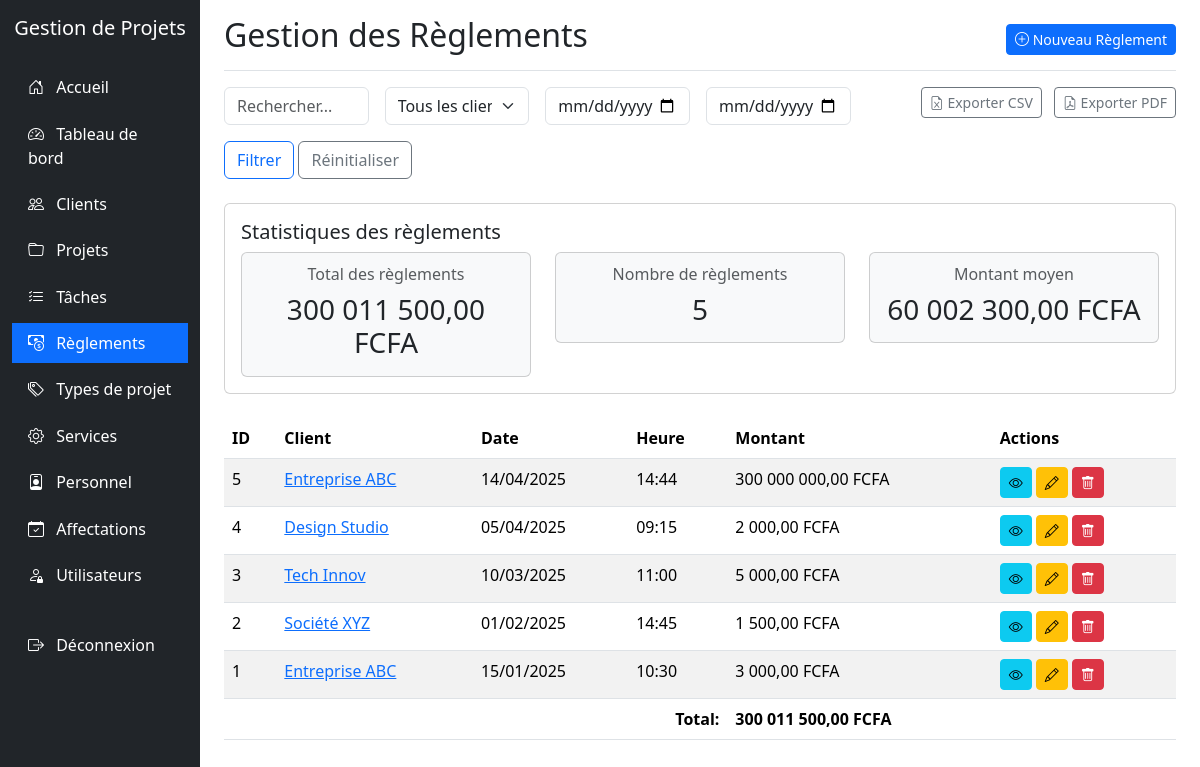
The app's page /reglements/index.php (signed in) with its own data.
### tables this page shows
CREATE TABLE IF NOT EXISTS `reglement` (
  `IdReglement` int NOT NULL AUTO_INCREMENT,
  `DateReglement` date DEFAULT NULL,
  `HeureReglement` time DEFAULT NULL,
  `MontantReglement` int DEFAULT NULL,
  `IdClient` int DEFAULT NULL,
  PRIMARY KEY (`IdReglement`),
  KEY `IdClient` (`IdClient`),
  CONSTRAINT `reglement_ibfk_1` FOREIGN KEY (`IdClient`) REFERENCES `client` (`IdClient`)
);

CREATE TABLE IF NOT EXISTS `client` (
  `IdClient` int NOT NULL AUTO_INCREMENT,
  `NomClient` varchar(255) NOT NULL,
  `AdresseClient` varchar(255) DEFAULT NULL,
  `EmailClient` varchar(255) DEFAULT NULL,
  `TelClient` varchar(255) DEFAULT NULL,
  PRIMARY KEY (`IdClient`)
);

### reglements/index.php (the view, shortened to what this page needs)
<?php
require_once '../config.php';
$search = isset($_GET['search']) ? $_GET['search'] : '';
$dateDebut = isset($_GET['dateDebut']) ? $_GET['dateDebut'] : '';
$dateFin = isset($_GET['dateFin']) ? $_GET['dateFin'] : '';
$where = [];
$whereClause = !empty($where) ? "WHERE " . implode(" AND ", $where) : "";
$sql = "SELECT r.*, c.NomClient
        FROM REGLEMENT r
        JOIN CLIENT c ON r.IdClient = c.IdClient
        $whereClause
        ORDER BY r.DateReglement DESC, r.HeureReglement DESC";
$result = mysqli_query($conn, $sql);
$totalSql = "SELECT SUM(MontantReglement) as total FROM REGLEMENT $whereClause";
$totalResult = mysqli_query($conn, $totalSql);
$totalMontant = mysqli_fetch_assoc($totalResult)['total'] ?: 0;
?>
<!DOCTYPE html>
<html lang="fr">
<head>
    <link href="../libs/bootstrap@5.3.0-alpha1/dist/css/bootstrap.min.css" rel="stylesheet">
    <link rel="stylesheet" href="../libs/bootstrap-icons-1.10.0/font/bootstrap-icons.css">
</head>
<body>
    <div class="container-fluid">
        <div class="row">
            <div class="col-md-3 col-lg-2 d-md-block sidebar collapse">
                <div class="position-sticky pt-3">
                    <div class="text-center mb-4">
                        <h5 class="text-white">Gestion de Projets</h5>
                    </div>
                    <ul class="nav flex-column">
                        <li class="nav-item">
                            <a class="nav-link" href="../index.php">
                                <i class="bi bi-house-door"></i> Accueil
                            </a>
                        </li>
                        <li class="nav-item">
                            <a class="nav-link" href="../dashboard/index.php">
                                <i class="bi bi-speedometer2"></i> Tableau de bord
                            </a>
                        </li>
                        <li class="nav-item">
                            <a class="nav-link" href="../clients/index.php">
                                <i class="bi bi-people"></i> Clients
                            </a>
                        </li>
                        <li class="nav-item">
                            <a class="nav-link" href="../projets/index.php">
                                <i class="bi bi-folder"></i> Projets
                            </a>
                        </li>
                        <li class="nav-item">
                            <a class="nav-link" href="../taches/index.php">
                                <i class="bi bi-list-check"></i> Tâches
                            </a>
                        </li>
                        <li class="nav-item">
                            <a class="nav-link active" href="../reglements/index.php">
                                <i class="bi bi-cash-coin"></i> Règlements
                            </a>
                        </li>
                        <li class="nav-item">
                            <a class="nav-link" href="../typesprojet/index.php">
                                <i class="bi bi-tags"></i> Types de projet
                            </a>
                        </li>
                        <li class="nav-item">
                            <a class="nav-link" href="../services/index.php">
                                <i class="bi bi-gear"></i> Services
                            </a>
                        </li>
                        <li class="nav-item">
                            <a class="nav-link" href="../personnel/index.php">
                                <i class="bi bi-person-badge"></i> Personnel
                            </a>
                        </li>
                        <li class="nav-item">
                            <a class="nav-link" href="../affectations/index.php">
                                <i class="bi bi-calendar-check"></i> Affectations
                            </a>
                        </li>
                        <?php if ($_SESSION['role'] == 'admin'): ?>
                        <li class="nav-item">
                            <a class="nav-link" href="../utilisateurs/index.php">
                                <i class="bi bi-person-lock"></i> Utilisateurs
                            </a>
                        </li>
                        <?php endif; ?>
                        <li class="nav-item mt-4">
                            <a class="nav-link" href="../logout.php">
                                <i class="bi bi-box-arrow-right"></i> Déconnexion
                            </a>
                        </li>
                    </ul>
                </div>
            </div>
            <div class="col-md-9 ms-sm-auto col-lg-10 px-md-4">
                <div class="d-flex justify-content-between flex-wrap flex-md-nowrap align-items-center pt-3 pb-2 mb-3 border-bottom">
                    <h1 class="h2">Gestion des Règlements</h1>
                    <div class="btn-toolbar mb-2 mb-md-0">
                        <a href="create.php" class="btn btn-sm btn-primary">
                            <i class="bi bi-plus-circle"></i> Nouveau Règlement
                        </a>
                    </div>
                </div>
                <div class="row mb-4">
                    <div class="col-md-8">
                        <form action="index.php" method="get" class="row g-3">
                            <div class="col-md-3">
                                <input type="text" name="search" class="form-control" placeholder="Rechercher..." value="<?php echo htmlspecialchars($search); ?>">
                            </div>
                            <div class="col-md-3">
                                <select name="client" class="form-select">
                                    <option value="">Tous les clients</option>
                                </select>
                            </div>
                            <div class="col-md-3">
                                <input type="date" name="dateDebut" class="form-control" placeholder="Date début" value="<?php echo $dateDebut; ?>">
                            </div>
                            <div class="col-md-3">
                                <input type="date" name="dateFin" class="form-control" placeholder="Date fin" value="<?php echo $dateFin; ?>">
                            </div>
                            <div class="col-md-12">
                                <button type="submit" class="btn btn-outline-primary">Filtrer</button>
                                <a href="index.php" class="btn btn-outline-secondary">Réinitialiser</a>
                            </div>
                        </form>
                    </div>
                    <div class="col-md-4 text-end">
                        <a href="export_csv.php<?php echo !empty($whereClause) ? '?' . http_build_query($_GET) : ''; ?>" class="btn btn-sm btn-outline-secondary me-2">
                            <i class="bi bi-file-earmark-excel"></i> Exporter CSV
                        </a>
                        <a href="export_pdf.php<?php echo !empty($whereClause) ? '?' . http_build_query($_GET) : ''; ?>" class="btn btn-sm btn-outline-secondary">
                            <i class="bi bi-file-earmark-pdf"></i> Exporter PDF
                        </a>
                    </div>
                </div>
                <div class="card mb-4">
                    <div class="card-body">
                        <h5 class="card-title">Statistiques des règlements</h5>
                        <div class="row">
                            <div class="col-md-4">
                                <div class="card bg-light">
                                    <div class="card-body text-center">
                                        <h6 class="card-subtitle mb-2 text-muted">Total des règlements</h6>
                                        <h3 class="card-text"><?php echo number_format($totalMontant, 2, ',', ' '); ?> FCFA</h3>
                                    </div>
                                </div>
                            </div>
                            <div class="col-md-4">
                                <div class="card bg-light">
                                    <div class="card-body text-center">
                                        <h6 class="card-subtitle mb-2 text-muted">Nombre de règlements</h6>
                                        <h3 class="card-text"><?php echo mysqli_num_rows($result); ?></h3>
                                    </div>
                                </div>
                            </div>
                            <div class="col-md-4">
                                <div class="card bg-light">
                                    <div class="card-body text-center">
                                        <h6 class="card-subtitle mb-2 text-muted">Montant moyen</h6>
                                        <h3 class="card-text">
                                            <?php
                                            $count = mysqli_num_rows($result);
                                            echo $count > 0 ? number_format($totalMontant / $count, 2, ',', ' ') : '0,00';
                                            ?> FCFA
                                        </h3>
                                    </div>
                                </div>
                            </div>
                        </div>
                    </div>
                </div>
                <div class="table-responsive">
                    <table class="table table-striped table-hover">
                        <thead>
                            <tr>
                                <th>ID</th>
                                <th>Client</th>
                                <th>Date</th>
                                <th>Heure</th>
                                <th>Montant</th>
                                <th>Actions</th>
                            </tr>
                        </thead>
                        <tbody>
                            <?php
                            if (mysqli_num_rows($result) > 0) {
                                while($row = mysqli_fetch_assoc($result)) {
                                    $reglementId = $row['IdReglement'];
                                    echo "<tr>";
                                    echo "<td>" . $row['IdReglement'] . "</td>";
                                    echo "<td><a href='../clients/view.php?id=" . $row['IdClient'] . "'>" . htmlspecialchars($row['NomClient']) . "</a></td>";
                                    echo "<td>" . date('d/m/Y', strtotime($row['DateReglement'])) . "</td>";
                                    echo "<td>" . date('H:i', strtotime($row['HeureReglement'])) . "</td>";
                                    echo "<td>" . number_format($row['MontantReglement'], 2, ',', ' ') . " FCFA</td>";
                                    echo "<td>";
                                    echo "<a href='view.php?id=" . $reglementId . "' class='btn btn-sm btn-info me-1'><i class='bi bi-eye'></i></a>";
                                    echo "<a href='edit.php?id=" . $reglementId . "' class='btn btn-sm btn-warning me-1'><i class='bi bi-pencil'></i></a>";
                                    echo "<a href='delete.php?id=" . $reglementId . "' class='btn btn-sm btn-danger' onclick='return confirm(\"Êtes-vous sûr de vouloir supprimer ce règlement ?\")'><i class='bi bi-trash'></i></a>";
                                    echo "</td>";
                                    echo "</tr>";
                                }
                            } else {
                                echo "<tr><td colspan='6' class='text-center'>Aucun règlement trouvé</td></tr>";
                            }
                            ?>
                        </tbody>
                        <tfoot>
                            <tr>
                                <th colspan="4" class="text-end">Total:</th>
                                <th><?php echo number_format($totalMontant, 2, ',', ' '); ?> FCFA</th>
                                <th></th>
                            </tr>
                        </tfoot>
                    </table>
                </div>
            </div>
        </div>
    </div>
</body>
</html>

### reglements/index.php (style rules this page uses)
.sidebar { min-height: 100vh; background-color: #212529; }
.sidebar .nav-link { color: #fff; padding: 0.5rem 1rem; margin: 0.2rem 0; }
.sidebar .nav-link.active { background-color: #0d6efd; }
.sidebar .nav-link i { margin-right: 0.5rem; }

### records on screen
reglement: IdReglement "5", IdClient.NomClient "Entreprise ABC", DateReglement "14/04/2025", HeureReglement "14:44", MontantReglement "300 000 000,00"
reglement: IdReglement "4", IdClient.NomClient "Design Studio", DateReglement "05/04/2025", HeureReglement "09:15", MontantReglement "2 000,00"
reglement: IdReglement "3", IdClient.NomClient "Tech Innov", DateReglement "10/03/2025", HeureReglement "11:00", MontantReglement "5 000,00"
reglement: IdReglement "2", IdClient.NomClient "Société XYZ", DateReglement "01/02/2025", HeureReglement "14:45", MontantReglement "1 500,00"
reglement: IdReglement "1", IdClient.NomClient "Entreprise ABC", DateReglement "15/01/2025", HeureReglement "10:30", MontantReglement "3 000,00"

### other values on screen
$totalMontant "300 011 500,00"
mysqli_num_rows($result) "5"
$totalMontant / $count "60 002 300,00"
